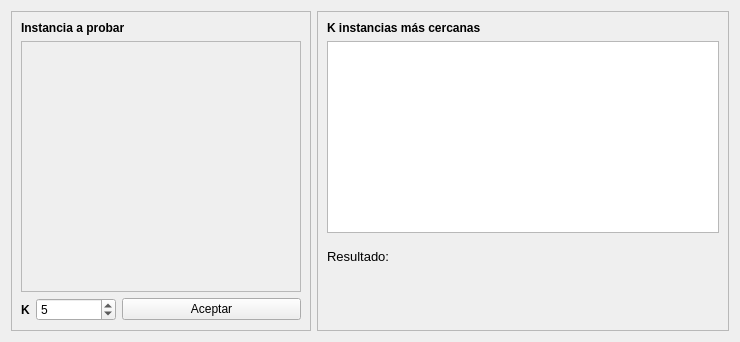
<?xml version="1.0" encoding="UTF-8"?>
<ui version="4.0">
 <class>Form</class>
 <widget class="QWidget" name="Form">
  <property name="geometry">
   <rect>
    <x>0</x>
    <y>0</y>
    <width>740</width>
    <height>342</height>
   </rect>
  </property>
  <property name="windowTitle">
   <string>K-NN</string>
  </property>
  <layout class="QHBoxLayout" name="horizontalLayout_4">
   <item>
    <widget class="QFrame" name="frame">
     <property name="sizePolicy">
      <sizepolicy hsizetype="Fixed" vsizetype="Preferred">
       <horstretch>0</horstretch>
       <verstretch>0</verstretch>
      </sizepolicy>
     </property>
     <property name="minimumSize">
      <size>
       <width>300</width>
       <height>0</height>
      </size>
     </property>
     <property name="frameShape">
      <enum>QFrame::StyledPanel</enum>
     </property>
     <property name="frameShadow">
      <enum>QFrame::Raised</enum>
     </property>
     <layout class="QVBoxLayout" name="verticalLayout_3">
      <item>
       <widget class="QLabel" name="label_5">
        <property name="font">
         <font>
          <pointsize>9</pointsize>
          <weight>75</weight>
          <bold>true</bold>
         </font>
        </property>
        <property name="text">
         <string>Instancia a probar</string>
        </property>
       </widget>
      </item>
      <item>
       <widget class="QScrollArea" name="scrollArea">
        <property name="widgetResizable">
         <bool>true</bool>
        </property>
        <widget class="QWidget" name="scrollAreaWidgetContents">
         <property name="geometry">
          <rect>
           <x>0</x>
           <y>0</y>
           <width>278</width>
           <height>251</height>
          </rect>
         </property>
         <property name="sizePolicy">
          <sizepolicy hsizetype="Expanding" vsizetype="Expanding">
           <horstretch>0</horstretch>
           <verstretch>0</verstretch>
          </sizepolicy>
         </property>
         <widget class="QWidget" name="formLayoutWidget">
          <property name="geometry">
           <rect>
            <x>0</x>
            <y>0</y>
            <width>271</width>
            <height>411</height>
           </rect>
          </property>
          <layout class="QFormLayout" name="formLayout">
           <property name="leftMargin">
            <number>5</number>
           </property>
           <property name="topMargin">
            <number>5</number>
           </property>
           <property name="rightMargin">
            <number>5</number>
           </property>
           <property name="bottomMargin">
            <number>5</number>
           </property>
          </layout>
         </widget>
        </widget>
       </widget>
      </item>
      <item>
       <layout class="QHBoxLayout" name="horizontalLayout_5">
        <item>
         <widget class="QLabel" name="label_8">
          <property name="sizePolicy">
           <sizepolicy hsizetype="Fixed" vsizetype="Preferred">
            <horstretch>0</horstretch>
            <verstretch>0</verstretch>
           </sizepolicy>
          </property>
          <property name="font">
           <font>
            <pointsize>9</pointsize>
            <weight>75</weight>
            <bold>true</bold>
           </font>
          </property>
          <property name="text">
           <string>K</string>
          </property>
         </widget>
        </item>
        <item>
         <widget class="QSpinBox" name="spinBoxK">
          <property name="sizePolicy">
           <sizepolicy hsizetype="Fixed" vsizetype="Fixed">
            <horstretch>0</horstretch>
            <verstretch>0</verstretch>
           </sizepolicy>
          </property>
          <property name="minimumSize">
           <size>
            <width>80</width>
            <height>0</height>
           </size>
          </property>
          <property name="minimum">
           <number>1</number>
          </property>
          <property name="value">
           <number>5</number>
          </property>
         </widget>
        </item>
        <item>
         <widget class="QPushButton" name="btnAceptar">
          <property name="sizePolicy">
           <sizepolicy hsizetype="Preferred" vsizetype="Fixed">
            <horstretch>0</horstretch>
            <verstretch>0</verstretch>
           </sizepolicy>
          </property>
          <property name="text">
           <string>Aceptar</string>
          </property>
         </widget>
        </item>
       </layout>
      </item>
     </layout>
    </widget>
   </item>
   <item>
    <widget class="QFrame" name="frame_2">
     <property name="frameShape">
      <enum>QFrame::StyledPanel</enum>
     </property>
     <property name="frameShadow">
      <enum>QFrame::Raised</enum>
     </property>
     <layout class="QVBoxLayout" name="verticalLayout_4">
      <item>
       <widget class="QLabel" name="label_6">
        <property name="sizePolicy">
         <sizepolicy hsizetype="Expanding" vsizetype="Fixed">
          <horstretch>0</horstretch>
          <verstretch>0</verstretch>
         </sizepolicy>
        </property>
        <property name="font">
         <font>
          <pointsize>9</pointsize>
          <weight>75</weight>
          <bold>true</bold>
         </font>
        </property>
        <property name="text">
         <string>K instancias más cercanas</string>
        </property>
       </widget>
      </item>
      <item>
       <widget class="QTableView" name="tablaDistancias">
        <property name="sizePolicy">
         <sizepolicy hsizetype="Expanding" vsizetype="Preferred">
          <horstretch>0</horstretch>
          <verstretch>0</verstretch>
         </sizepolicy>
        </property>
       </widget>
      </item>
      <item>
       <layout class="QHBoxLayout" name="horizontalLayout_7">
        <property name="topMargin">
         <number>10</number>
        </property>
        <item>
         <widget class="QLabel" name="label_9">
          <property name="sizePolicy">
           <sizepolicy hsizetype="Fixed" vsizetype="Preferred">
            <horstretch>0</horstretch>
            <verstretch>0</verstretch>
           </sizepolicy>
          </property>
          <property name="font">
           <font>
            <pointsize>10</pointsize>
            <weight>50</weight>
            <bold>false</bold>
           </font>
          </property>
          <property name="text">
           <string>Resultado: </string>
          </property>
          <property name="alignment">
           <set>Qt::AlignLeading|Qt::AlignLeft|Qt::AlignTop</set>
          </property>
         </widget>
        </item>
        <item>
         <widget class="QLabel" name="labelResultado">
          <property name="font">
           <font>
            <pointsize>10</pointsize>
            <weight>75</weight>
            <bold>true</bold>
           </font>
          </property>
          <property name="text">
           <string/>
          </property>
          <property name="alignment">
           <set>Qt::AlignLeading|Qt::AlignLeft|Qt::AlignTop</set>
          </property>
         </widget>
        </item>
       </layout>
      </item>
     </layout>
    </widget>
   </item>
  </layout>
 </widget>
 <resources/>
 <connections/>
</ui>
